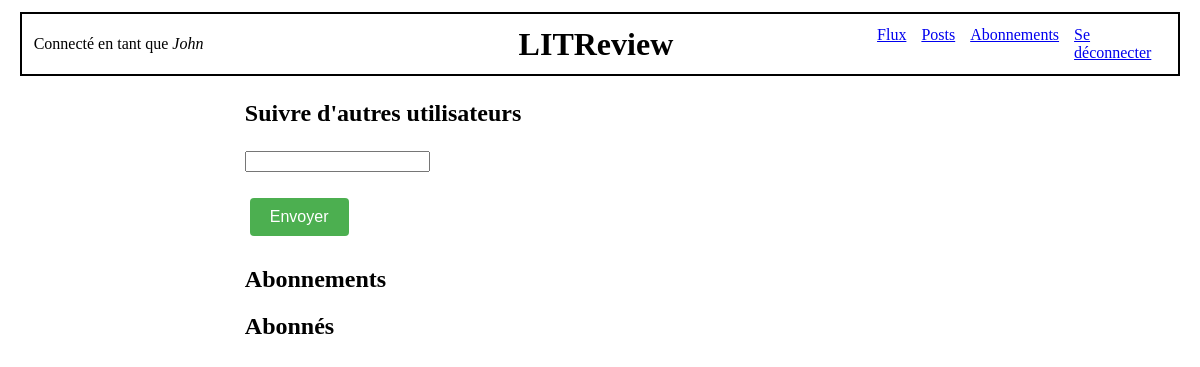
The app's page /subscriptions/ (signed in), older data.
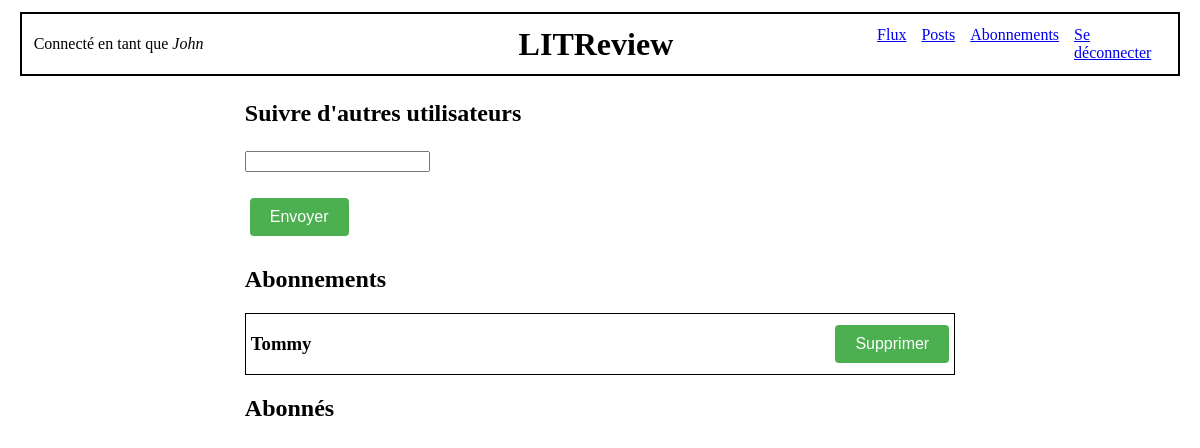
The same page, newer data.
### appli/models.py (models this page shows)
class UserFollows(models.Model):
    user = models.ForeignKey(
        to=settings.AUTH_USER_MODEL, on_delete=models.CASCADE, related_name='following')
    followed_user = models.ForeignKey(
        to=settings.AUTH_USER_MODEL, on_delete=models.CASCADE, related_name='followed_by')
    class Meta:
        unique_together = ('user', 'followed_user')

### authentication/models.py (models this page shows)
class User(AbstractUser):
    profile_photo = models.ImageField(verbose_name='Photo de profil', null=True)

### appli/views.py (the view, shortened to what this page needs)
# urls.py: path('subscriptions/', appli.views.check_user_to_follow, name='subscriptions'),
@login_required
def check_user_to_follow(request):
    message = ""
    form = forms.UserToFollowForm(request.POST)
    user_follows = models.UserFollows()
    followed_users = UserFollows.objects.filter(user=request.user)
    followers = User.objects.filter(
        id__in=request.user.followed_by.all().values_list('user', flat=True)
    )
    context = {
        'form': form,
        'followed_users': followed_users,
        'followers': followers,
        'message': message,
    }
    return render(request, 'appli/subscriptions.html', context=context)

### appli/forms.py
class UserToFollowForm(forms.Form):
    user_to_follow = forms.CharField(
        error_messages={'required': ''},  # Message vide pour l'erreur 'required'
    )

### appli/templates/appli/subscriptions.html (shortened to what this page needs)
{% extends 'base_connected.html' %}
{% block content %}
    <div class="div_margins">
        <h2><p>Suivre d'autres utilisateurs</p></h2>
        <form method="post">
            <p>{{ form.user_to_follow }} {{ message }}</p>
            <button type="submit" class="button">Envoyer</button>
        </form>
    </div>
    <div class="div_margins">
        <h2>Abonnements</h2>
        {% for instance in followed_users %}
            <div class="div_table_border">
                <div>
                    <h3>{{ instance.followed_user.username }}</h3>
                </div>
                <div>
                    <a href="{% url 'delete_following' instance.id %}" class="button">Supprimer</a>
                </div>
            </div>
        {% endfor %}
    </div>
    <div class="div_margins">
        <h2>Abonnés</h2>
    </div>
{% endblock content %}

Row changes from the older to the newer data that the page shows:
added UserFollows: followed_user.username "Tommy"
